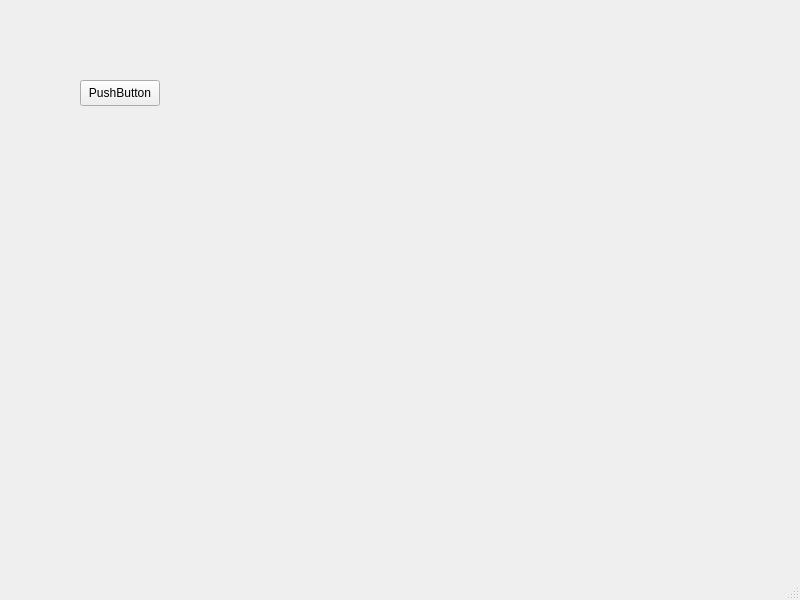
<?xml version="1.0" encoding="UTF-8"?>
<ui version="4.0">
 <class>MainWindow</class>
 <widget class="QMainWindow" name="MainWindow">
  <property name="geometry">
   <rect>
    <x>0</x>
    <y>0</y>
    <width>800</width>
    <height>600</height>
   </rect>
  </property>
  <property name="windowTitle">
   <string>MainWindow</string>
  </property>
  <widget class="QWidget" name="centralwidget">
   <widget class="QPushButton" name="pushButton">
    <property name="geometry">
     <rect>
      <x>80</x>
      <y>80</y>
      <width>80</width>
      <height>26</height>
     </rect>
    </property>
    <property name="text">
     <string>PushButton</string>
    </property>
   </widget>
  </widget>
  <widget class="QMenuBar" name="menubar">
   <property name="geometry">
    <rect>
     <x>0</x>
     <y>0</y>
     <width>800</width>
     <height>23</height>
    </rect>
   </property>
  </widget>
  <widget class="QStatusBar" name="statusbar"/>
 </widget>
 <resources/>
 <connections>
  <connection>
   <sender>pushButton</sender>
   <signal>clicked()</signal>
   <receiver>MainWindow</receiver>
   <slot>close()</slot>
   <hints>
    <hint type="sourcelabel">
     <x>118</x>
     <y>119</y>
    </hint>
    <hint type="destinationlabel">
     <x>309</x>
     <y>276</y>
    </hint>
   </hints>
  </connection>
 </connections>
</ui>
